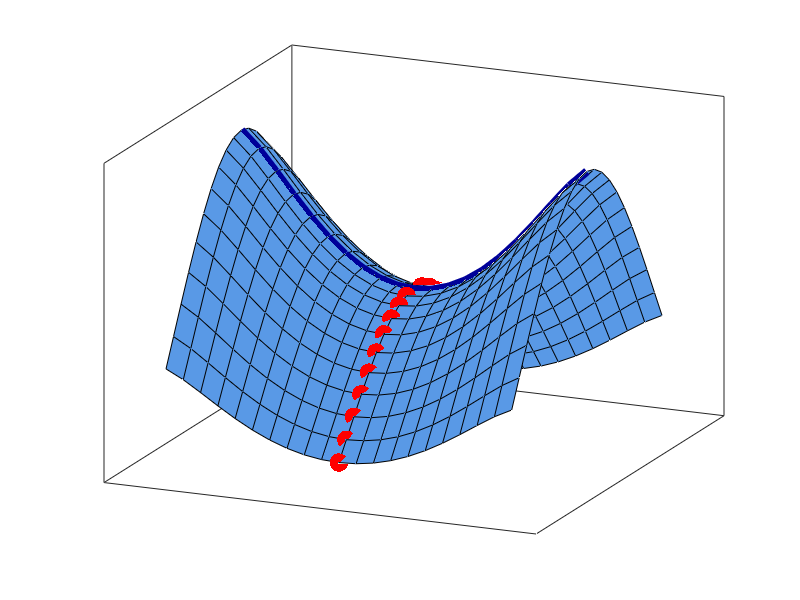

The MATLAB source for this figure: (Note: this script raises an error after producing the figure.)
function saddle

% Illustration of a saddle point
%
% Code by Matthew Dunham

    h = @(x,z) cos(x.^2).*exp(x.^2 - z.^2); 
    f = @(x) h(x,0); g = @(z)h(0,z);
    d = -0.8:0.08:0.8;                     
    [X,Y] = meshgrid(d,d);         
    Z = h(X,Y);
    figure; hold on;
    p1 = surf(X,Y,Z); 
    p2 = plot3(d,zeros(size(d)),f(d),'-','LineWidth',6,'Color',[0 0 0.6]);
    d(d==0) = [];
    p3 = plot3(zeros(size(d)),d,g(d),'.r','MarkerSize',40);
    colormap([0.35 0.6 0.9]);
    view([23.5 22]);
    box on;
    set(gca,'XTick',[],'YTick',[],'ZTick',[]);
    placeFigures('square',false);
    leg = legend([p2,p3],{'f(x)','g(z)'},'FontSize',22);
    set(leg,'Position',[0.3762 0.7655 0.07324 0.09367]);
    
    annotation(gcf,'textbox',[0.6012 0.06965 0.05947 0.06468],...
    'String',{'x'},...
    'FontSize',28,...
    'FitBoxToText','off',...
    'LineStyle','none');

    annotation(gcf,'textbox',[0.7198 0.08458 0.05947 0.09194],...
    'String',{'z'},...
    'FontSize',28,...
    'FitBoxToText','off',...
    'LineStyle','none');

    if doPrintPmtk, printPmtkFigures('saddle'); end;




end